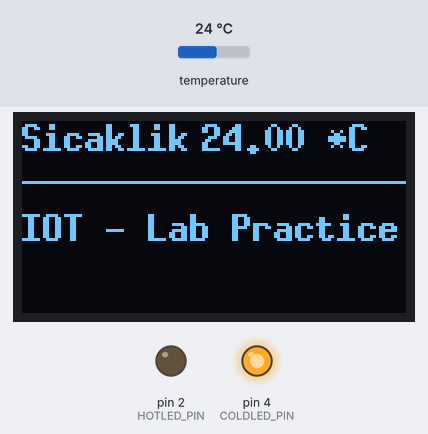
A sketch run on a simulated Arduino Uno, built with avr-gcc and run on an emulated ATmega328P. On the bench: 128×64 one-colour display, output pins drawn as LEDs (lit = HIGH). Inputs (shaded band) come from the test bench; at power-on: temperature 24 °C.

Above: at 2.0 s.
2.1 s: temperature set to 24.7 °C
At 4.0 s:
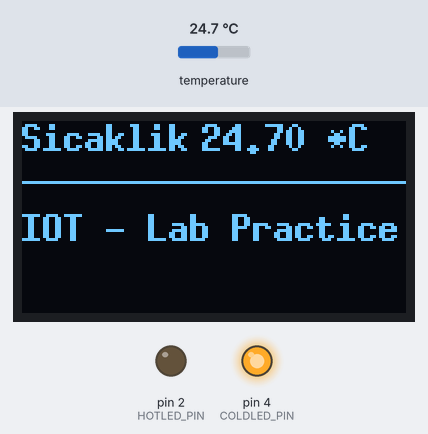
4.3 s: temperature set to 25.6 °C
At 6.1 s:
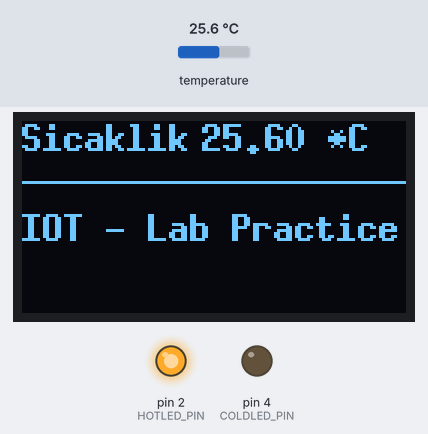
6.9 s: temperature set to 12 °C
At 9.4 s:
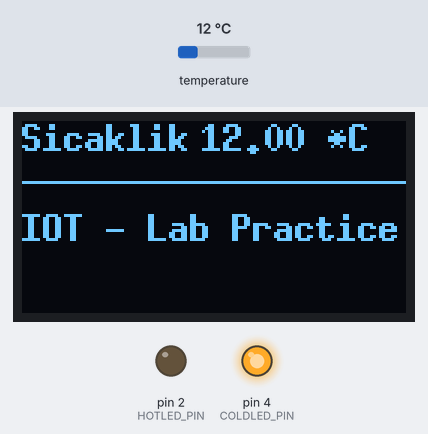
Timing chart, 0 to 10.9 s (numbered marks = the images above; inputs shaded):
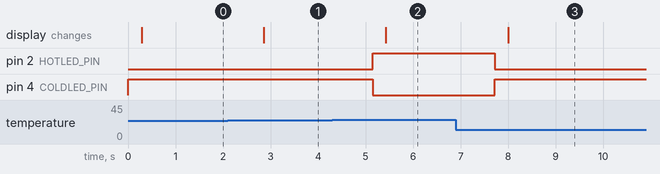

Measured:
- the behaviour switches between 25 and 25.1 °C on temperature (found by bisection; images 1 and 2)
- after the input at 2.1 s, the display: changes after 0.76 s (image 1)
- after the input at 4.3 s, pin 2 (HOTLED_PIN): LOW → HIGH after 0.85 s; pin 4 (COLDLED_PIN): HIGH → LOW after 0.85 s; the display: changes after 1.1 s (image 2)
- after the input at 6.9 s, pin 2 (HOTLED_PIN): HIGH → LOW after 0.82 s; pin 4 (COLDLED_PIN): LOW → HIGH after 0.82 s; the display: changes after 1.1 s (image 3)

The sketch:

labpractice2.ino
```cpp
#include <Wire.h>
#include <Adafruit_BMP085.h>
#include "U8glib.h"

Adafruit_BMP085 bmp;
U8GLIB_SSD1306_128X64 u8g(U8G_I2C_OPT_NO_ACK);
#define HOTLED_PIN 2
#define COLDLED_PIN 4
float temperature = 0.0;
void BmpSensorRead(float* temperature);
void DisplayPresTemp(float* temperature);

void setup(void){
  pinMode(HOTLED_PIN,OUTPUT);
  pinMode(COLDLED_PIN,OUTPUT);
  if (!bmp.begin())
  {
    u8g.firstPage();

    do
    {
      u8g.setFont(u8g_font_fub11);
      u8g.setFontRefHeightExtendedText();
      u8g.setDefaultForegroundColor();
      u8g.setFontPosTop();
    }
    while (u8g.nextPage());

    Serial.println("BMP085 sensoru algilanmadi");

    while (1) {}
}
}
void loop(void)
{
  BmpSensorRead(&temperature);
  DisplayPresTemp(&temperature);
  delay(1000);
}
void DisplayPresTemp(float* temperature)
{
    u8g.firstPage();

  do
  {
    u8g.setFont(u8g_font_7x13B);
    u8g.setFontRefHeightExtendedText();
    u8g.setDefaultForegroundColor();
    u8g.setFontPosTop();
    u8g.drawStr(0, 0, "Sicaklik");
    u8g.drawLine(0,20,128,20);
    u8g.setPrintPos(60, 0);
    u8g.print(*temperature);
    u8g.print(" *C");
    u8g.drawStr(0, 30,"IOT - Lab Practice 2");
  }
  while (u8g.nextPage());
  }
void BmpSensorRead(float* temperature)
{
  *temperature = bmp.readTemperature();
  Serial.print("Sıcaklık = ");
  Serial.print(*temperature);
  Serial.println(" *C");
  if (*temperature>25){
    digitalWrite(HOTLED_PIN,HIGH);
    digitalWrite(COLDLED_PIN,LOW);
  }
  else{
    digitalWrite(COLDLED_PIN,HIGH);
    digitalWrite(HOTLED_PIN,LOW);
  }
}
```
